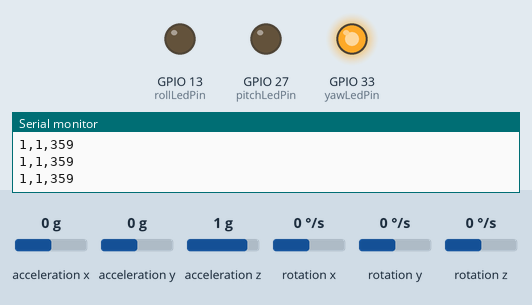
This sketch was run on a simulated ESP32. Shown: output pins drawn as LEDs (lit = HIGH), the last lines printed to the serial monitor. Wiring (inferred from the names in the program): MPU-6050 motion sensor at I2C address 0x68. Inputs (shaded band) come from the test bench; at power-on: acceleration x 0 g, rotation x 0 °/s, rotation z 0 °/s, acceleration z 1 g, acceleration y 0 g, rotation y 0 °/s.

Above: at 1.2 s.
1.3 s: acceleration x set to -1.4 g
At 3.5 s:
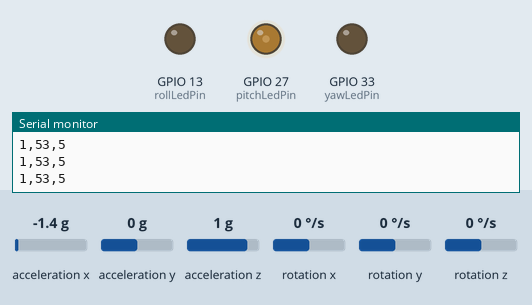
4.3 s: rotation x set to -192 °/s
At 5.29 s:
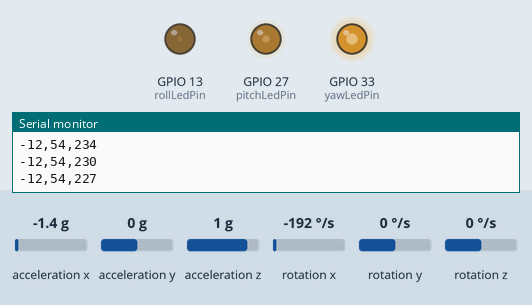
7.3 s: rotation z set to -192 °/s
At 7.5 s:
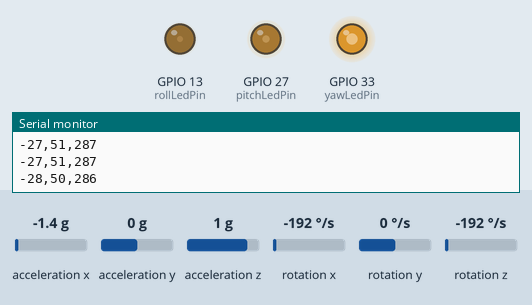
10.3 s: acceleration z set to 1.4 g
At 10.68 s:
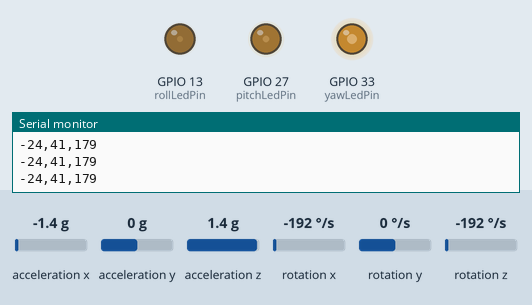
13.3 s: rotation z set to -100 °/s
At 14.69 s:
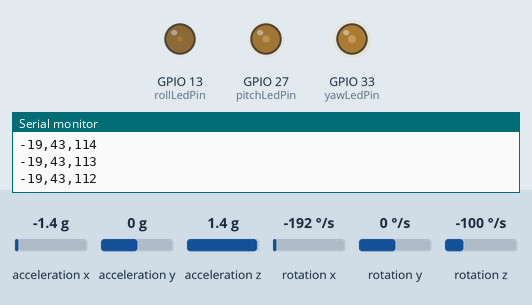
16.3 s: acceleration y set to -1.4 g
At 17.1 s:
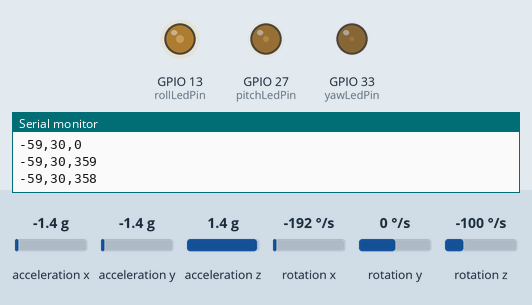
Timing chart, 0 to 20.3 s (numbered marks = the images above; inputs shaded):
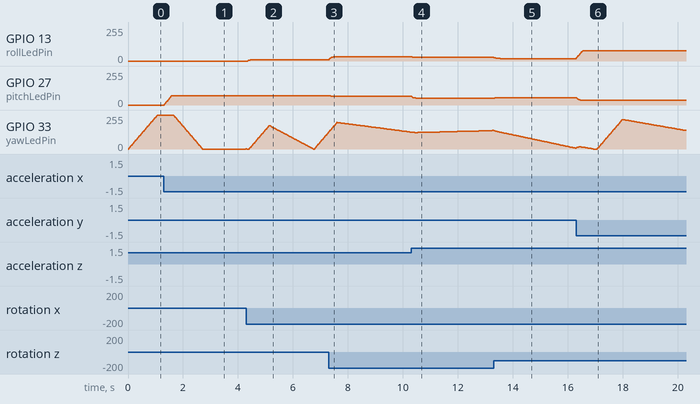

Measured:
- after the input at 1.3 s, GPIO 27 (pitchLedPin): moves from 0/255 to 69/255 over 0.42 s, starting at once
- after the input at 4.3 s, GPIO 13 (rollLedPin): 0/255 → 8/255 after 0.05 s, → 10/255 0.25 s later
- after the input at 7.3 s, GPIO 13 (rollLedPin): moves from 10/255 to 33/255 over 0.23 s, starting at once; GPIO 27 (pitchLedPin): 69/255 → 67/255 at once, → 65/255 0.10 s later
- after the input at 10.3 s, GPIO 13 (rollLedPin): 33/255 → 29/255 at once, → 27/255 0.10 s later; GPIO 27 (pitchLedPin): 65/255 → 52/255 at once
- after the input at 13.3 s, GPIO 13 (rollLedPin): 27/255 → 20/255 at once, → 18/255 0.23 s later; GPIO 27 (pitchLedPin): 52/255 → 53/255 at once, → 55/255 0.08 s later
- after the input at 16.3 s, GPIO 13 (rollLedPin): moves from 18/255 to 78/255 over 0.37 s, starting at once; GPIO 27 (pitchLedPin): 55/255 → 36/255 at once

The sketch:

MAHONY_ADV_ROBOTICS_2024.ino
```cpp
/*
IMPLEMENTASI FILTER MAHONY PADA MPU 6050 MENGGUNAKAN ESP32

TUGAS ADVANCED ROBOTICS 2024
OLEH :
1.	Ahmad Fattah Wardoyo		22/493136/PA/21166
2.	Romdlon Musyaffa Akbar	22/500294/PA/21548
3.	Wisnu Aryo Jatmiko		  22/482380/PA/21036

*/

#include "Wire.h"

// AD0 low = 0x68 (default for Sparkfun module)
// AD0 high = 0x69
int MPU_addr = 0x68;

// These are the previously determined offsets and scale factors for accelerometer and gyro for a particular example of an MPU-6050. They are not correct for other examples.
float A_cal[6] = {265.0, -80.0, -700.0, 0.994, 1.000, 1.014}; // 0..2 offset xyz, 3..5 scale xyz
// For an uncalibrated accelerometer, use the following line instead:
// float A_cal[6] = {0.0, 0.0, 0.0, 1.000, 1.000, 1.000}; // 0..2 offset xyz, 3..5 scale xyz

float G_off[3] = { -499.5, -17.7, -82.0}; // raw offsets, determined for gyro at rest
#define gscale ((250./32768.0)*(PI/180.0))  // gyro default 250 LSB per d/s -> rad/s

// GLOBALLY DECLARED, required for Mahony filter
float q[4] = {1.0, 0.0, 0.0, 0.0}; // quaternion vector

// Free parameters in the Mahony filter and fusion scheme,
// Kp for proportional feedback, Ki for integral
float Kp = 30.0;
float Ki = 0.0;

unsigned long now_ms, last_ms = 0; // millis() timers
unsigned long print_ms = 20; // print angles every "print_ms" milliseconds
float yaw, pitch, roll; // Euler angle output

// LED pins
const int rollLedPin = 13;
const int pitchLedPin = 27;
const int yawLedPin = 33;

// Smooth transition variables
int currentRollBrightness = 0;
int currentPitchBrightness = 0;
int currentYawBrightness = 0;
const int transitionSpeed = 5; // Increase for slower transition

void setup() {
  Wire.begin();
  Serial.begin(115200);

  // Initialize sensor
  Wire.beginTransmission(MPU_addr);
  Wire.write(0x6B);  // PWR_MGMT_1 register
  Wire.write(0);     // set to zero (wakes up the MPU-6050)
  Wire.endTransmission(true);

  // Initialize LED pins
  pinMode(rollLedPin, OUTPUT);
  pinMode(pitchLedPin, OUTPUT);
  pinMode(yawLedPin, OUTPUT);
}

void loop() {
  static float deltat = 0;  // loop time in seconds
  static unsigned long now = 0, last = 0; // micros() timers

  // Raw data
  int16_t ax, ay, az;
  int16_t gx, gy, gz;
  int16_t Tmp; // temperature

  // Scaled data as vector
  float Axyz[3];
  float Gxyz[3];

  Wire.beginTransmission(MPU_addr);
  Wire.write(0x3B);  // starting with register 0x3B (ACCEL_XOUT_H)
  Wire.endTransmission(false);
  Wire.requestFrom(MPU_addr, 14); // request a total of 14 registers
  int t = Wire.read() << 8;
  ax = t | Wire.read(); // 0x3B (ACCEL_XOUT_H) & 0x3C (ACCEL_XOUT_L)
  t = Wire.read() << 8;
  ay = t | Wire.read(); // 0x3D (ACCEL_YOUT_H) & 0x3E (ACCEL_XOUT_L)
  t = Wire.read() << 8;
  az = t | Wire.read(); // 0x3F (ACCEL_ZOUT_H) & 0x40 (ACCEL_XOUT_L)
  t = Wire.read() << 8;
  Tmp = t | Wire.read(); // 0x41 (TEMP_OUT_H) & 0x42 (TEMP_OUT_L)
  t = Wire.read() << 8;
  gx = t | Wire.read(); // 0x43 (GYRO_XOUT_H) & 0x44 (GYRO_XOUT_L)
  t = Wire.read() << 8;
  gy = t | Wire.read(); // 0x45 (GYRO_YOUT_H) & 0x46 (GYRO_XOUT_L)
  t = Wire.read() << 8;
  gz = t | Wire.read(); // 0x47 (GYRO_ZOUT_H) & 0x48 (GYRO_XOUT_L)

  Axyz[0] = (float) ax;
  Axyz[1] = (float) ay;
  Axyz[2] = (float) az;

  // Apply offsets and scale factors from Magneto
  for (int i = 0; i < 3; i++) Axyz[i] = (Axyz[i] - A_cal[i]) * A_cal[i + 3];

  Gxyz[0] = ((float) gx - G_off[0]) * gscale; // 250 LSB(d/s) default to radians/s
  Gxyz[1] = ((float) gy - G_off[1]) * gscale;
  Gxyz[2] = ((float) gz - G_off[2]) * gscale;

  now = micros();
  deltat = (now - last) * 1.0e-6; // seconds since last update
  last = now;

  Mahony_update(Axyz[0], Axyz[1], Axyz[2], Gxyz[0], Gxyz[1], Gxyz[2], deltat);

  // Compute Tait-Bryan angles. Strictly valid only for approximately level movement
  roll  = atan2((q[0] * q[1] + q[2] * q[3]), 0.5 - (q[1] * q[1] + q[2] * q[2]));
  pitch = asin(2.0 * (q[0] * q[2] - q[1] * q[3]));
  yaw   = -atan2((q[1] * q[2] + q[0] * q[3]), 0.5 - (q[2] * q[2] + q[3] * q[3]));

  // Convert to degrees
  yaw   *= 180.0 / PI;
  if (yaw < 0) yaw += 360.0; // compass circle
  pitch *= 180.0 / PI;
  roll *= 180.0 / PI;

  now_ms = millis(); // time to print?
  if (now_ms - last_ms >= print_ms) {
    last_ms = now_ms;

    // Print roll, pitch, and yaw in a format suitable for the Serial Plotter
    Serial.print(roll, 0);
    Serial.print(",");
    Serial.print(pitch, 0);
    Serial.print(",");
    Serial.println(yaw, 0);

    // Update LED brightness based on angles with threshold and smooth transition
    updateLEDBrightness(rollLedPin, &currentRollBrightness, roll, 5, 180);
    updateLEDBrightness(pitchLedPin, &currentPitchBrightness, pitch, 5, 180);
    updateLEDBrightness(yawLedPin, &currentYawBrightness, yaw, 5, 360);
  }
}

void updateLEDBrightness(int ledPin, int* currentBrightness, float angle, int threshold, int maxAngle) {
  int targetBrightness = 0;
  if (abs(angle) > threshold) {
    targetBrightness = map(abs(angle), threshold, maxAngle, 0, 255);
  }

  // Smooth transition
  if (*currentBrightness < targetBrightness) {
    *currentBrightness = min(*currentBrightness + transitionSpeed, targetBrightness);
  } else if (*currentBrightness > targetBrightness) {
    *currentBrightness = max(*currentBrightness - transitionSpeed, targetBrightness);
  }

  analogWrite(ledPin, *currentBrightness);
}

void Mahony_update(float ax, float ay, float az, float gx, float gy, float gz, float deltat) {
  float recipNorm;
  float vx, vy, vz;
  float ex, ey, ez;  // error terms
  float qa, qb, qc;
  static float ix = 0.0, iy = 0.0, iz = 0.0;  // integral feedback terms
  float tmp;

  // Compute feedback only if accelerometer measurement valid (avoids NaN in accelerometer normalization)
  tmp = ax * ax + ay * ay + az * az;
  if (tmp > 0.0) {
    // Normalize accelerometer (assumed to measure the direction of gravity in body frame)
    recipNorm = 1.0 / sqrt(tmp);
    ax *= recipNorm;
    ay *= recipNorm;
    az *= recipNorm;

    // Estimated direction of gravity in the body frame (factor of two divided out)
    vx = q[1] * q[3] - q[0] * q[2];  // to normalize these terms, multiply each by 2.0
    vy = q[0] * q[1] + q[2] * q[3];
    vz = q[0] * q[0] - 0.5f + q[3] * q[3];

    // Error is cross product between estimated and measured direction of gravity in body frame
    // (half the actual magnitude)
    ex = (ay * vz - az * vy);
    ey = (az * vx - ax * vz);
    ez = (ax * vy - ay * vx);

    // Compute and apply to gyro term the integral feedback, if enabled
    if (Ki > 0.0f) {
      ix += Ki * ex * deltat;  // integral error scaled by Ki
      iy += Ki * ey * deltat;
      iz += Ki * ez * deltat;
      gx += ix;  // apply integral feedback
      gy += iy;
      gz += iz;
    }

    // Apply proportional feedback to gyro term
    gx += Kp * ex;
    gy += Kp * ey;
    gz += Kp * ez;
  }

  // Integrate rate of change of quaternion, q cross gyro term
  deltat = 0.5 * deltat;
  gx *= deltat;   // pre-multiply common factors
  gy *= deltat;
  gz *= deltat;
  qa = q[0];
  qb = q[1];
  qc = q[2];
  q[0] += (-qb * gx - qc * gy - q[3] * gz);
  q[1] += (qa * gx + qc * gz - q[3] * gy);
  q[2] += (qa * gy - qb * gz + q[3] * gx);
  q[3] += (qa * gz + qb * gy - qc * gx);

  // Renormalize quaternion
  recipNorm = 1.0 / sqrt(q[0] * q[0] + q[1] * q[1] + q[2] * q[2] + q[3] * q[3]);
  q[0] = q[0] * recipNorm;
  q[1] = q[1] * recipNorm;
  q[2] = q[2] * recipNorm;
  q[3] = q[3] * recipNorm;
}
```
